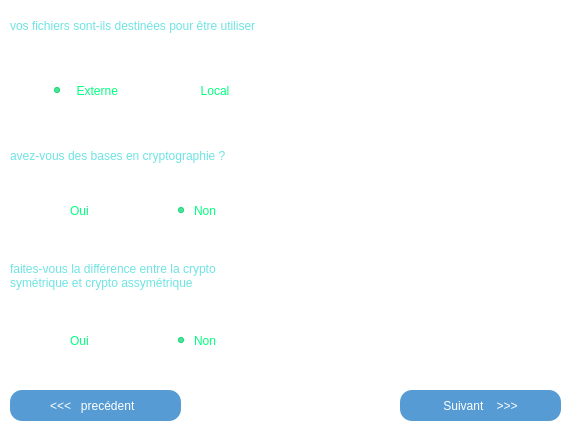
       <widget class="QWidget" name="page2">
        <property name="styleSheet">
         <string notr="true">

*{
background:transparent;
border-color:1d77ab;

border-radius: 15px;
}

QPushButton{
border-radius:12px;
color:white;
background:rgba(44, 130, 201, 0.8);

}
QPushButton:hover{
border-radius:12px;
color:#6fe3e3;
background:rgba(52, 152, 219, 0.8);

}
QPushButton:pressed{
background:rgba(0,0,204,0.4);
color:#6fe3e3;
}
</string>
        </property>
        <widget class="QPushButton" name="next2">
         <property name="geometry">
          <rect>
           <x>400</x>
           <y>390</y>
           <width>161</width>
           <height>31</height>
          </rect>
         </property>
         <property name="sizePolicy">
          <sizepolicy hsizetype="Minimum" vsizetype="Fixed">
           <horstretch>0</horstretch>
           <verstretch>0</verstretch>
          </sizepolicy>
         </property>
         <property name="styleSheet">
          <string notr="true">font: 14pt &quot;5by7&quot;;</string>
         </property>
         <property name="text">
          <string>Suivant    &gt;&gt;&gt;</string>
         </property>
         <property name="shortcut">
          <string>Return</string>
         </property>
         <property name="checkable">
          <bool>false</bool>
         </property>
         <property name="default">
          <bool>true</bool>
         </property>
        </widget>
        <widget class="QLabel" name="label_38">
         <property name="geometry">
          <rect>
           <x>10</x>
           <y>0</y>
           <width>561</width>
           <height>51</height>
          </rect>
         </property>
         <property name="styleSheet">
          <string notr="true">background:transparent;

font: 16pt &quot;Century Gothic&quot;;


color:#6fe3e3;</string>
         </property>
         <property name="text">
          <string>vos fichiers sont-ils destinées pour être utiliser </string>
         </property>
        </widget>
        <widget class="QLabel" name="label_39">
         <property name="geometry">
          <rect>
           <x>10</x>
           <y>130</y>
           <width>421</width>
           <height>51</height>
          </rect>
         </property>
         <property name="styleSheet">
          <string notr="true">background:transparent;

font: 16pt &quot;Century Gothic&quot;;


color:#6fe3e3;</string>
         </property>
         <property name="text">
          <string>avez-vous des bases en cryptographie ?</string>
         </property>
        </widget>
        <widget class="QLabel" name="label_42">
         <property name="geometry">
          <rect>
           <x>10</x>
           <y>250</y>
           <width>451</width>
           <height>51</height>
          </rect>
         </property>
         <property name="styleSheet">
          <string notr="true">background:transparent;

font: 16pt &quot;Century Gothic&quot;;


color:#6fe3e3;</string>
         </property>
         <property name="text">
          <string>faites-vous la différence entre la crypto
symétrique et crypto assymétrique</string>
         </property>
        </widget>
        <widget class="QWidget" name="horizontalLayoutWidget">
         <property name="geometry">
          <rect>
           <x>50</x>
           <y>190</y>
           <width>241</width>
           <height>41</height>
          </rect>
         </property>
         <layout class="QHBoxLayout" name="horizontalLayout_2">
          <item>
           <widget class="QRadioButton" name="radioButton_4">
            <property name="styleSheet">
             <string notr="true">
font: 14pt &quot;Century Gothic&quot;;
color: rgb(0, 255, 127);</string>
            </property>
            <property name="text">
             <string>Oui</string>
            </property>
           </widget>
          </item>
          <item>
           <widget class="QRadioButton" name="radioButton_5">
            <property name="styleSheet">
             <string notr="true">
font: 14pt &quot;Century Gothic&quot;;
color: rgb(0, 255, 127);</string>
            </property>
            <property name="text">
             <string>Non</string>
            </property>
            <property name="checked">
             <bool>true</bool>
            </property>
           </widget>
          </item>
         </layout>
        </widget>
        <widget class="QWidget" name="horizontalLayoutWidget_2">
         <property name="geometry">
          <rect>
           <x>50</x>
           <y>320</y>
           <width>241</width>
           <height>41</height>
          </rect>
         </property>
         <layout class="QHBoxLayout" name="OuiNon">
          <item>
           <widget class="QRadioButton" name="radioButton_6">
            <property name="styleSheet">
             <string notr="true">
font: 14pt &quot;Century Gothic&quot;;
color: rgb(0, 255, 127);</string>
            </property>
            <property name="text">
             <string>Oui</string>
            </property>
           </widget>
          </item>
          <item>
           <widget class="QRadioButton" name="radioButton_7">
            <property name="styleSheet">
             <string notr="true">
font: 14pt &quot;Century Gothic&quot;;
color: rgb(0, 255, 127);</string>
            </property>
            <property name="text">
             <string>Non</string>
            </property>
            <property name="checked">
             <bool>true</bool>
            </property>
           </widget>
          </item>
         </layout>
        </widget>
        <widget class="QWidget" name="verticalLayoutWidget">
         <property name="geometry">
          <rect>
           <x>50</x>
           <y>60</y>
           <width>241</width>
           <height>61</height>
          </rect>
         </property>
         <layout class="QHBoxLayout" name="horizontalLayout_3">
          <item>
           <widget class="QRadioButton" name="radioButton_9">
            <property name="styleSheet">
             <string notr="true">font: 14pt &quot;Century Gothic&quot;;
color: rgb(0, 255, 127);</string>
            </property>
            <property name="text">
             <string>  Externe</string>
            </property>
            <property name="checked">
             <bool>true</bool>
            </property>
           </widget>
          </item>
          <item>
           <widget class="QRadioButton" name="radioButton_8">
            <property name="styleSheet">
             <string notr="true">font: 14pt &quot;Century Gothic&quot;;
color: rgb(0, 255, 127);</string>
            </property>
            <property name="text">
             <string>  Local</string>
            </property>
           </widget>
          </item>
         </layout>
        </widget>
        <widget class="QPushButton" name="next1_2">
         <property name="geometry">
          <rect>
           <x>10</x>
           <y>390</y>
           <width>171</width>
           <height>31</height>
          </rect>
         </property>
         <property name="sizePolicy">
          <sizepolicy hsizetype="Minimum" vsizetype="Fixed">
           <horstretch>0</horstretch>
           <verstretch>0</verstretch>
          </sizepolicy>
         </property>
         <property name="styleSheet">
          <string notr="true">font: 14pt &quot;5by7&quot;;</string>
         </property>
         <property name="text">
          <string>&lt;&lt;&lt;   precédent  </string>
         </property>
         <property name="checkable">
          <bool>false</bool>
         </property>
         <property name="default">
          <bool>true</bool>
         </property>
        </widget>
        <widget class="QLabel" name="label_26">
         <property name="geometry">
          <rect>
           <x>310</x>
           <y>50</y>
           <width>121</width>
           <height>101</height>
          </rect>
         </property>
         <property name="text">
          <string/>
         </property>
         <property name="pixmap">
          <pixmap>image/Projet Crypto art/Inern_extern.png</pixmap>
         </property>
         <property name="scaledContents">
          <bool>true</bool>
         </property>
        </widget>
        <widget class="QLabel" name="label_27">
         <property name="geometry">
          <rect>
           <x>380</x>
           <y>200</y>
           <width>171</width>
           <height>141</height>
          </rect>
         </property>
         <property name="text">
          <string/>
         </property>
         <property name="pixmap">
          <pixmap>image/Projet Crypto art/Kadna.png</pixmap>
         </property>
         <property name="scaledContents">
          <bool>true</bool>
         </property>
        </widget>
        <widget class="QLabel" name="label_64">
         <property name="geometry">
          <rect>
           <x>420</x>
           <y>40</y>
           <width>131</width>
           <height>111</height>
          </rect>
         </property>
         <property name="text">
          <string/>
         </property>
         <property name="pixmap">
          <pixmap>image/Projet Crypto art/Pc mkrypté.png</pixmap>
         </property>
         <property name="scaledContents">
          <bool>true</bool>
         </property>
        </widget>
       </widget>
